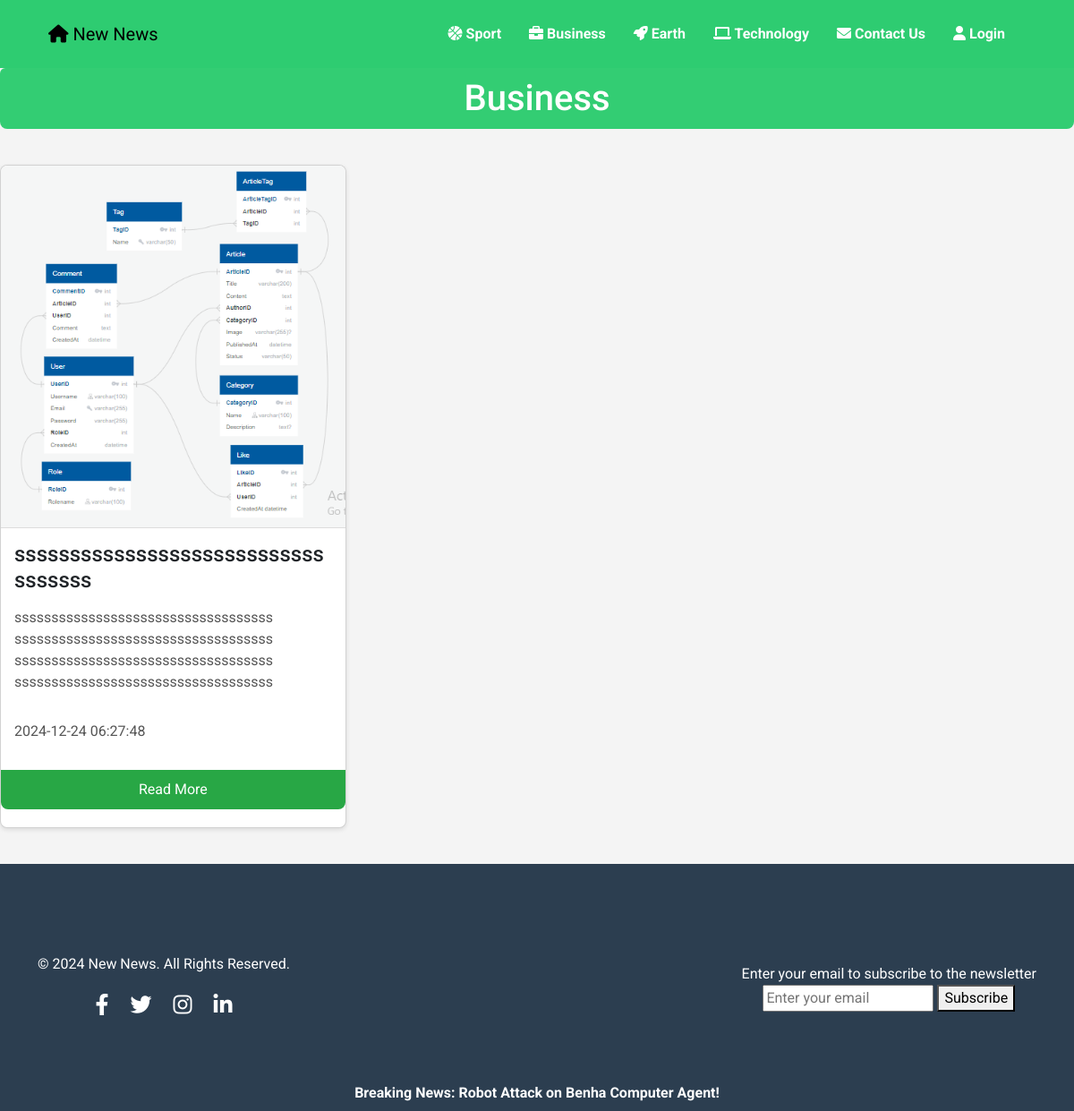
The app's page /business.php with its own data.
### tables this page shows
CREATE TABLE `article` (
  `ArticleID` int(11) NOT NULL,
  `Title` varchar(200) NOT NULL,
  `Content` text NOT NULL,
  `AuthorID` int(11) NOT NULL,
  `CategoryID` int(11) NOT NULL,
  `Image` varchar(255) DEFAULT NULL,
  `PublishedAt` datetime NOT NULL,
  `Status` varchar(50) NOT NULL
);

### business.php (the view, shortened to what this page needs)
<?php
  require 'connection.php';
?>
<!DOCTYPE html>
<html lang="en">
  <head>
    <link
      href="https://cdn.jsdelivr.net/npm/bootstrap@5.3.0/dist/css/bootstrap.min.css"
      rel="stylesheet"
    />
    <link
      rel="stylesheet"
      href="https://cdnjs.cloudflare.com/ajax/libs/font-awesome/6.0.0-beta3/css/all.min.css"
    />
    <link rel="stylesheet" href="css/home.css" />
  </head>
  <body>
    <div class="breaking-news">
      <p>Breaking News: Robot Attack on Benha Computer Agent!</p>
    </div>
    <header>
      <div class="container">
        <nav class="navbar navbar-expand-lg sticky-top">
          <div class="container-fluid">
            <a class="navbar-brand" href="/newnews"
              ><i class="fas fa-home"></i> New News</a
            >
            <div class="collapse navbar-collapse" id="navbarNav">
              <ul class="navbar-nav ms-auto">
                <li class="nav-item">
                  <a class="nav-link" href="sport.php"
                    ><i class="fas fa-basketball-ball"></i> Sport</a
                  >
                </li>
                <li class="nav-item">
                  <a class="nav-link" href="business.php"
                    ><i class="fas fa-briefcase"></i> Business</a
                  >
                </li>
                <li class="nav-item">
                  <a class="nav-link" href="earth.php"
                    ><i class="fas fa-rocket"></i> Earth</a
                  >
                </li>
                <li class="nav-item">
                  <a class="nav-link" href="technology.php"
                    ><i class="fas fa-laptop"></i> Technology</a
                  >
                </li>
                <li class="nav-item">
                  <a class="nav-link" href="contact_us.php"
                    ><i class="fas fa-envelope"></i> Contact Us</a
                  >
                </li>
                <?php
                  if(isset($_SESSION['is_logedin'])&&$_SESSION['is_logedin']){
                    echo '<li class="nav-item">
                          <a class="nav-link" href="Logout.php">
                            <i class="fas fa-sign-out-alt"></i> Logout
                          </a>
                        </li>';
                    $emaill=$_SESSION['emaill'];
                    $sql = "SELECT Username FROM `user` WHERE Email=\"$emaill\";";
                    $result = mysqli_query($conn,$sql);
                    if(mysqli_num_rows($result)> 0){
                      $row = mysqli_fetch_assoc($result);
                      echo "<li class='nav-item username'><a class='nav-link' href='#'><span class='username' style='color: black'>Welcom {$row['Username']}</span></a></li>";
                    }
                  }else{
                    echo '<li class="nav-item">
                          <a class="nav-link" href="login.php">
                            <i class="fas fa-user"></i> Login
                          </a>
                        </li>';
                  }
                ?>
              </ul>
            </div>
          </div>
        </nav>
      </div>
    </header>
    <h1 class="headd" style="text-align: center;">Business</h1>
    <div class="container2">
      <?php
              $sql = "SELECT ArticleID,Title,Image,Content,PublishedAt FROM `article` WHERE CategoryID=2;";
              $result = mysqli_query($conn,$sql);
                    if(mysqli_num_rows($result)> 0){
                      while($row = mysqli_fetch_assoc($result)){
                        $ArticleID= $row['ArticleID'];
                        $Image= $row['Image'];
                        $Title= $row['Title'];
                        $Content= $row['Content'];
                        $PublishedAt= $row['PublishedAt'];
                        echo "<div class='card'>";
                        echo "<img src='$Image' alt='Space News 1'/>";
                        echo "<h3>$Title</h3>";
                        echo "<p>$Content</p>";
                        echo "<p>$PublishedAt</p>";
                        echo "<a href='news_id.php?id=$ArticleID'>Read More</a>";
                        echo "</div>";
                      }
                    }
            ?>
    </div>
    <footer id="contact">
      <div class="container d-flex justify-content-between align-items-center">
        <div>
          <p>&copy; 2024 New News. All Rights Reserved.</p>
          <div class="social-icons">
            <a href="#"><i class="fab fa-facebook-f"></i></a>
            <a href="#"><i class="fab fa-twitter"></i></a>
            <a href="#"><i class="fab fa-instagram"></i></a>
            <a href="#"><i class="fab fa-linkedin-in"></i></a>
          </div>
        </div>
        <form
          action="contact_process.php"
          method="POST"
          class="footer-email-form"
        >
          Enter your email to subscribe to the newsletter<br />
          <input
            type="email"
            name="email"
            placeholder="Enter your email"
            required
          />
          <button type="submit">Subscribe</button>
        </form>
      </div>
    </footer>
  </body>
</html>

### css/home.css (style rules this page uses)
body { font-family: 'Roboto', sans-serif; background-color: #f4f4f4; color: #333; margin: 0; padding: 0; }
.breaking-news { background-color: #2c3e50; color: #fff; font-weight: bold; padding: 8px 0; text-align: center; white-space: nowrap; overflow: hidden; position: fixed; bottom: 0; left: 0; width: 100%; z-index: 1000; }
.breaking-news p { display: inline-block; animation: scroll-news 15s linear infinite; margin: 0; }
header { background-color: #2ecc71; color: #fff; padding: 10px 0; }
.navbar { background-color: #2ecc71; }
header .navbar.sticky-top { background-color: #2ecc71; z-index: 999; }
.navbar .nav-link { color: #fff; margin-right: 15px; font-weight: bold; }
footer { background-color: #2c3e50; color: #fff; padding: 100px 0; text-align: center; }
footer .social-icons { margin-top: 10px; }
footer .social-icons a { color: #fff; margin: 0 10px; font-size: 1.5rem; text-decoration: none; }
.headd { padding: 10px 15px; background: #2ecc70f8; color: white; text-decoration: none; border-radius: 6px 0 8px 8px; }
.container2 { max-width: 1200px; margin: auto; display: grid; grid-template-columns: repeat(auto-fill, minmax(300px, 1fr)); gap: 20px; margin-bottom: 40px; margin-top: 40px; }
.card { background: white; border-radius: 8px; box-shadow: 0 2px 5px rgba(0, 0, 0, 0.1); overflow: hidden; }
.card img { width: 100%; border-bottom: 1px solid #ddd; }
.card h3 { padding: 15px; font-size: 1.5em; margin: 0; }
.card p { padding: 0 15px 15px; color: #555; }
.card a { display: block; padding: 10px 15px; text-align: center; background: #28a745; color: white; text-decoration: none; border-radius: 0 0 8px 8px; margin-bottom: 20px; }

### records on screen
article: Image (picture), Title "sssssssssssssssssssssssssssssssssss", Content "sssssssssssssssssssssssssssssssssss sssssssssssssssssssssssssssssssssss sssssssssssssssssssssssssssssssssss sssssssssssssssssssssssssssssssssss", PublishedAt "2024-12-24 06:27:48"
